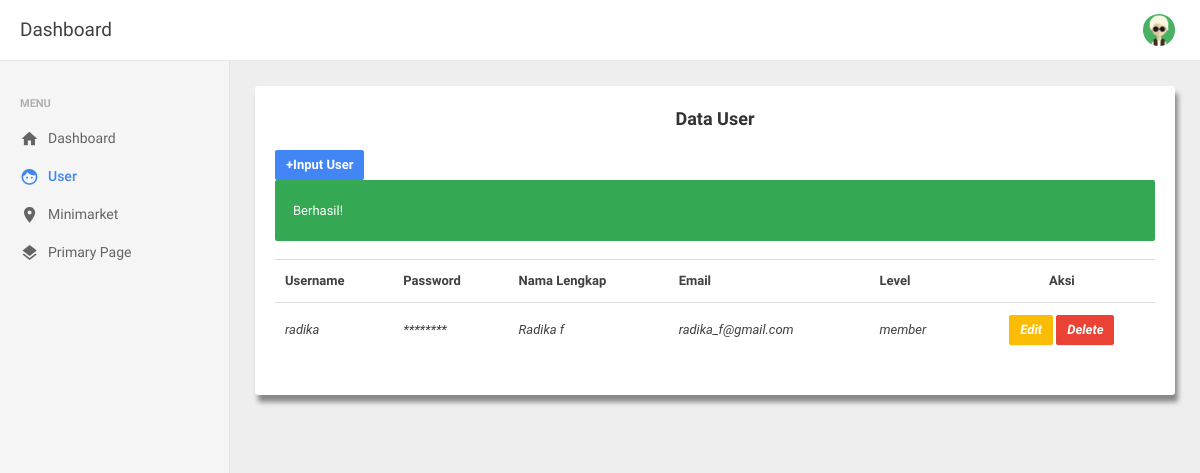
Screenshot of /panel/index.php?page=user&message=1 (signed in) with the database file from the repository.
### tables this page shows
CREATE TABLE `user` (
  `id_user` int(11) NOT NULL,
  `nm_user` varchar(50) NOT NULL,
  `email` varchar(50) NOT NULL,
  `username` varchar(50) NOT NULL,
  `password` varchar(50) NOT NULL,
  `lvl` varchar(50) NOT NULL
);

### panel/v_user.php (the view, shortened to what this page needs)
	<?php
	echo "<a href='?page=inputuser'><button type='button' class='btn btn-primary'>+Input User</button></a>";
		$pesan = $_GET['message'];
if ($pesan == '1'){
		echo "<div class='alert alert-success'>Berhasil!</div>";
	}
			echo "<table class='table'>
					<th>Username</th>
					<th>Password</th>
					<th>Nama Lengkap</th>
					<th>Email</th>
					<th>Level</th>
					<th colspan=2><center>Aksi</center></th>
					</tr>";
			$minta="SELECT * FROM user where id_user != '$_SESSION[id_user]' ORDER BY lvl";
			$eksekusi=mysql_query($minta);
				while($hasil=mysql_fetch_array($eksekusi))
				{
					echo "
					<tr>
					<td><i>$hasil[username]</i></td>
					<td><i>********</i></td>
					<td><i>$hasil[nm_user]</i></td>
					<td><i>$hasil[email]</i></td>
					<td><i>$hasil[lvl]</i></td>
					<td><center><i><a href='index.php?page=edituser&id=$hasil[id_user]'><button type='button' class='btn btn-warning'>Edit</button></a></i> <i><a href='delete.php?data=user&id=$hasil[id_user]'><button type='button' class='btn btn-danger'";?> onclick="return confirm('Yakin Ingin menghapus Data?')">Delete</button></a></i></center></td>
					</tr><?php
				}
				echo "</table>";
		?>

### rows the page displays
user: username "radika", nm_user "Radika f", email "radika_f@gmail.com", lvl "member"
